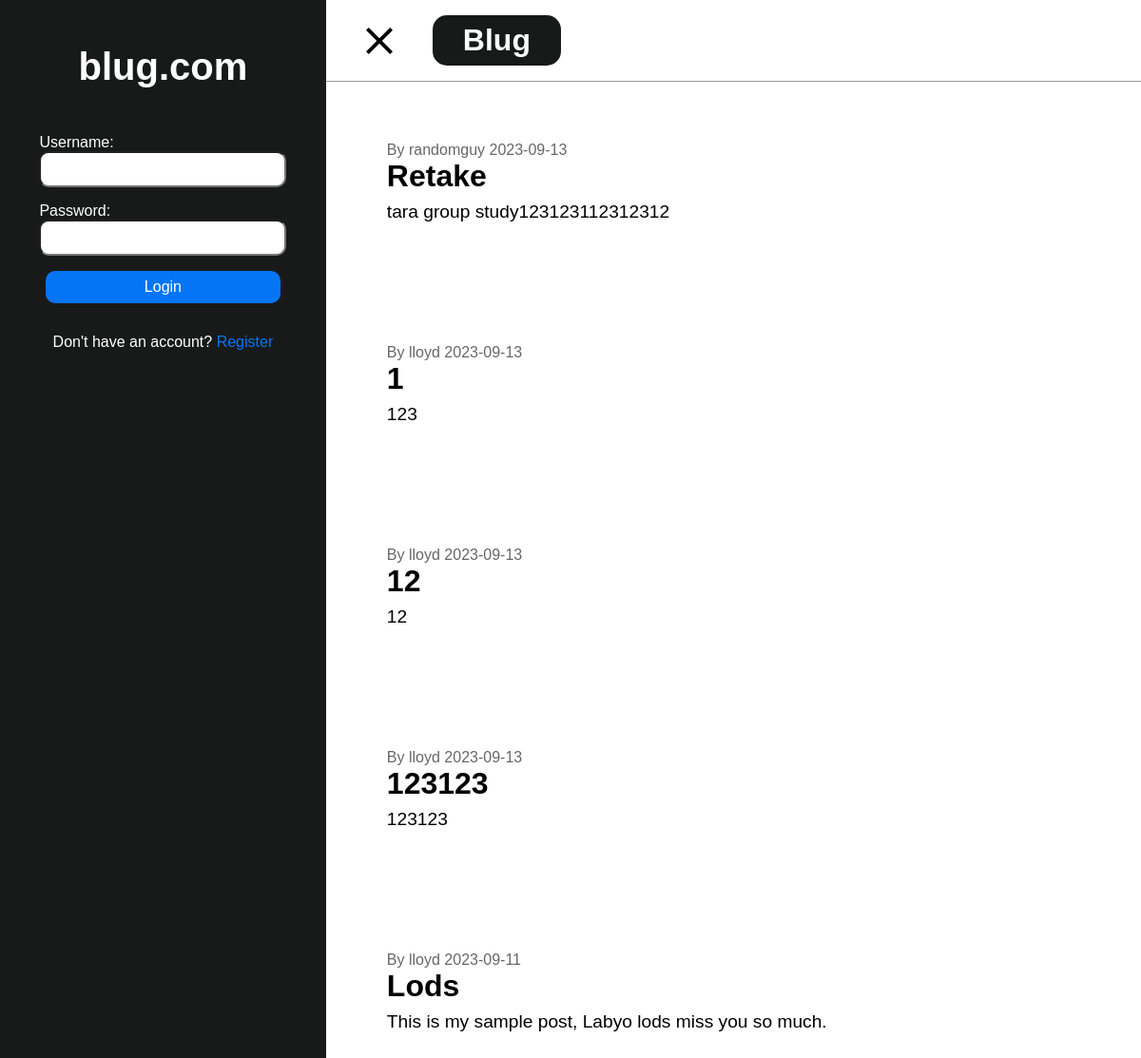
The page / on the database its author committed.
### tables this page shows
CREATE TABLE `posts` (
  `id` int(11) NOT NULL,
  `post` text NOT NULL,
  `user_id` int(11) NOT NULL,
  `date_posted` date NOT NULL DEFAULT current_timestamp(),
  `title` text NOT NULL
);

CREATE TABLE `users` (
  `id` int(11) NOT NULL,
  `username` varchar(20) NOT NULL,
  `password` varchar(20) NOT NULL,
  `date_joined` date NOT NULL DEFAULT current_timestamp()
);

### getPosts.php (called while the page is built)
<?php
require "database.php";
$stmt = $pdo->prepare("SELECT users.username, posts.* FROM posts INNER JOIN users ON users.id = posts.user_id ORDER BY posts.id DESC;");
$stmt->execute();
$result = $stmt->fetchAll(PDO::FETCH_ASSOC);
?>

### index.php (the view, shortened to what this page needs)
<!DOCTYPE html>
<html lang="en">
<head>
  <link rel="stylesheet" href="style.css">
</head>
<body>
  <div class="side-nav" id="side-nav">
    <div class="nav-logo">
      <h1>blug.com</h1>
    </div>
    <?php
    require "getPosts.php";
    if (!isset($_SESSION['username'])) {
      echo "
      <div class='login'>
        <form action='login.php' method='POST'>
          <label for='username'>Username:</label>
          <input type='text' name='username' id='username'>
          <label for='password'>Password:</label>
          <input type='password' name='password' id='password'>
          <button type='submit'>Login</button>
          <div>
            <p class='link'>Don't have an account? <a id='auth-link' style='cursor:pointer;'>Register</a></p>
          </div>
        </form>
      </div>
      ";
    }
    ?>
  </div>
  <main>
    <header>
      <div class="header-container">
        <svg id="nav-button" xmlns="http://www.w3.org/2000/svg" width="50" height="50" viewBox="0 0 24 24"><path fill="currentColor" d="M6.4 19L5 17.6l5.6-5.6L5 6.4L6.4 5l5.6 5.6L17.6 5L19 6.4L13.4 12l5.6 5.6l-1.4 1.4l-5.6-5.6L6.4 19Z"/></svg>
        <h1>Blug</h1>
      </div>
    </header>
    <section class="main">
      <?php
      foreach ($result as $row) {
        echo "
        <div class='content'>
          <div class='post'>
              <p class='info'>By {$row["username"]} {$row["date_posted"]}</p>
            <h3>{$row["title"]}</h3>
            <p class='text'>{$row["post"]}</p>
          </div>
        </div>";
      }
      ?>
    </section>
  </main>
</body>
</html>

### style.css (style rules this page uses)
:root { --main-color: #181a1a; --secondary-color: #ffffff; --font-size: 16px; --font-family: sans-serif; }
* { padding: 0; margin: 0; }
html { font-size: var(--font-size); font-family: var(--font-family); }
body { display: flex; }
.side-nav .nav-logo { margin: 3rem 0; }
.side-nav .nav-logo h1 { color: var(--secondary-color); font-size: 2.5rem; }
.side-nav .link { color: white; margin: 2rem 0; }
.side-nav .link a { text-decoration: none; color: rgb(5, 117, 245); }
.side-nav { height: 100vh; width: 30rem; background-color: var(--main-color); display: flex; flex-direction: column; align-items: center; transition: 0.5s; overflow: hidden; }
label { align-self: flex-start; }
.side-nav .login form input, .register form input { font-size: 1rem; padding: 0.5rem; margin-bottom: 1rem; width: 15rem; border-radius: 10px; }
.side-nav .login form button, .register form button { font-size: 1rem; width: 95%; padding: 0.5rem; background-color: rgb(5, 117, 245); border: none; color: white; cursor: pointer; border-radius: 10px; }
.login form, .register form { display: flex; flex-direction: column; align-items: center; color: var(--secondary-color); }
main header svg { cursor: pointer; height: 3rem; width: 3rem; }
main header { padding: 1rem 2rem; display: flex; align-items: center; justify-content: space-between; box-shadow: 0px 1px 0px 0px rgba(0, 0, 0, 0.40); }
main { width: 100%; }
main section { overflow-y: auto; height: 86vh; width: 100%; }
.content { width: 100%; }
.content .post h3 { font-size: 2rem; margin-bottom: 0.5rem; }
.content .post .text { font-size: 1.2rem; }
.content .post .info { opacity: 0.6; }
.content .post { padding: 4rem; }

### rows shown on the page
posts: user.username "randomguy", date_posted "2023-09-13", title "Retake", post "tara group study123123112312312"
posts: user.username "lloyd", date_posted "2023-09-13", title "1", post "123"
posts: user.username "lloyd", date_posted "2023-09-13", title "12", post "12"
posts: user.username "lloyd", date_posted "2023-09-13", title "123123", post "123123"
posts: user.username "lloyd", date_posted "2023-09-11", title "Lods", post "This is my sample post, Labyo lods miss you so much."
